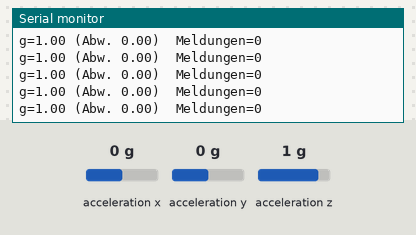
Simulated run of this sketch. Board: ESP32-C3. On the bench: the last lines printed to the serial monitor. Wiring (inferred from the names in the program): MPU-6050 motion sensor at I2C address 0x68. The inputs (shaded band) are chosen by the test bench; at power-on: acceleration x 0 g, acceleration y 0 g, acceleration z 1 g.

Above: at 2.3 s.
2.4 s: acceleration x set to -1.4 g
At 2.59 s:
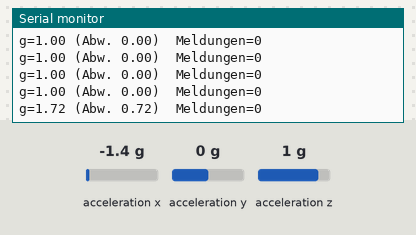
3.9 s: acceleration x set to -0.8 g
At 4.06 s:
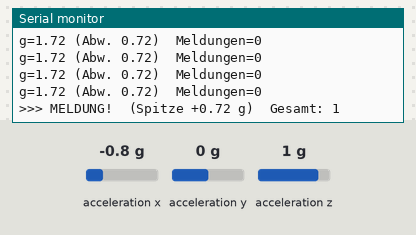
5.4 s: acceleration y set to -1.4 g
At 5.49 s:
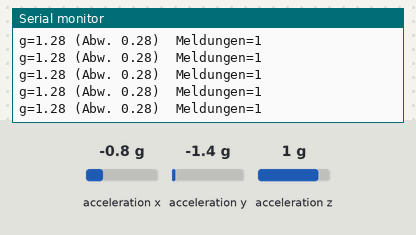
6.9 s: acceleration z set to -1.4 g
At 6.94 s:
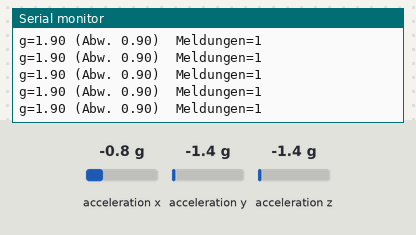
Timing chart, 0 to 9.4 s (numbered marks = the images above; inputs shaded):
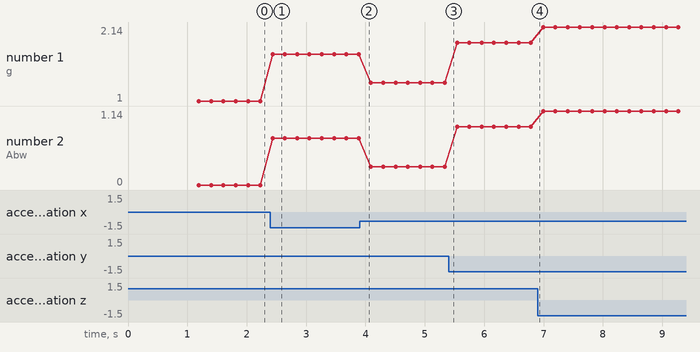

Measured:
- after the input at 2.4 s, the serial monitor: prints a new line at once (image 1)
- after the input at 3.9 s, the serial monitor: prints a new line at once (image 2)
- plotted number 1: 1 → 1.72 after the input at 2.4 s, 1.72 → 1.28 after the input at 3.9 s, 1.28 → 1.9 after the input at 5.4 s, 1.9 → 2.14 after the input at 6.9 s
- plotted number 2: 0 → 0.72 after the input at 2.4 s, 0.72 → 0.28 after the input at 3.9 s, 0.28 → 0.9 after the input at 5.4 s, 0.9 → 1.14 after the input at 6.9 s

The sketch:

HandhebeTest.ino
```cpp
/*
 * Handhebe-Erkennung mit Auto-Kalibrierung (ESP32-C3 + MPU6050)
 *
 * - Liest Chip-ID und Konfiguration aus
 * - Misst beim Start 1 Sekunde lang den Ruhewert (Baseline)
 * - Erkennt Handheben als deutliche Abweichung von der Baseline
 * - Sperrzeit verhindert Doppelzaehlung
 *
 * Pins: SDA = GPIO6, SCL = GPIO7, Adresse 0x68
 */

#include <Wire.h>
#include <math.h>

#define MPU_ADDR   0x68
#define SDA_PIN    6
#define SCL_PIN    7

// ---------- Einstellungen ----------
const float SCHWELLE_G      = 0.35;    // Abweichung ueber Baseline in g
const unsigned long MIN_IMPULS_MS = 80;      // Impuls muss min. so lang sein
const unsigned long SPERRE_MS      = 3000;   // Sperrzeit zwischen zwei Meldungen
// -----------------------------------

float baselineG = 1.0;
int meldungen = 0;
unsigned long letzteMeldung = 0;
bool impulsAktiv = false;
unsigned long impulsStart = 0;
float impulsMaxG = 0;

void leseBeschleunigung(int16_t &ax, int16_t &ay, int16_t &az) {
  Wire.beginTransmission(MPU_ADDR);
  Wire.write(0x3B);
  Wire.endTransmission(false);
  Wire.requestFrom((int)MPU_ADDR, 6);
  ax = (Wire.read() << 8) | Wire.read();
  ay = (Wire.read() << 8) | Wire.read();
  az = (Wire.read() << 8) | Wire.read();
}

byte liesRegister(byte reg) {
  Wire.beginTransmission(MPU_ADDR);
  Wire.write(reg);
  Wire.endTransmission(false);
  Wire.requestFrom((int)MPU_ADDR, 1);
  return Wire.read();
}

float magnitudeG(int16_t ax, int16_t ay, int16_t az) {
  return sqrt((float)ax * ax + (float)ay * ay + (float)az * az) / 16384.0;
}

void setup() {
  Serial.begin(115200);
  Wire.begin(SDA_PIN, SCL_PIN);

  // MPU6050 aufwecken
  Wire.beginTransmission(MPU_ADDR);
  Wire.write(0x6B);
  Wire.write(0x00);
  Wire.endTransmission();
  delay(100);

  Serial.println("=== Handhebe-Erkennung (Auto-Kalibrierung) ===");

  // Chip identifizieren
  byte who = liesRegister(0x75);
  byte accelCfg = liesRegister(0x1C);
  Serial.print("WHO_AM_I = 0x");
  Serial.println(who, HEX);
  Serial.print("ACCEL_CONFIG = 0x");
  Serial.println(accelCfg, HEX);

  // Baseline einmessen (1 Sekunde ruhig halten!)
  Serial.println("Kalibriere... Sensor 1 Sekunde RUHIG halten!");
  float sum = 0;
  int n = 100;
  for (int i = 0; i < n; i++) {
    int16_t ax, ay, az;
    leseBeschleunigung(ax, ay, az);
    sum += magnitudeG(ax, ay, az);
    delay(10);
  }
  baselineG = sum / n;
  Serial.print("Baseline = ");
  Serial.print(baselineG, 3);
  Serial.println(" g");
  Serial.println("Fertig! Jetzt Hand heben zum Testen.");
  Serial.println("------------------------");
}

void loop() {
  int16_t ax, ay, az;
  leseBeschleunigung(ax, ay, az);
  float g = magnitudeG(ax, ay, az);
  unsigned long jetzt = millis();

  bool ueberSchwelle = (g - baselineG) > SCHWELLE_G;

  if (ueberSchwelle && !impulsAktiv) {
    impulsAktiv = true;
    impulsStart = jetzt;
    impulsMaxG = g;
  } else if (ueberSchwelle && impulsAktiv) {
    if (g > impulsMaxG) impulsMaxG = g;
  } else if (!ueberSchwelle && impulsAktiv) {
    if (jetzt - impulsStart >= MIN_IMPULS_MS && jetzt - letzteMeldung > SPERRE_MS) {
      meldungen++;
      letzteMeldung = jetzt;
      Serial.print(">>> MELDUNG!  (Spitze +");
      Serial.print(impulsMaxG - baselineG, 2);
      Serial.print(" g)  Gesamt: ");
      Serial.println(meldungen);
    }
    impulsAktiv = false;
  }

  static unsigned long letzterPrint = 0;
  if (jetzt - letzterPrint > 200) {
    letzterPrint = jetzt;
    Serial.print("g=");
    Serial.print(g, 2);
    Serial.print(" (Abw. ");
    Serial.print(g - baselineG, 2);
    Serial.print(")  Meldungen=");
    Serial.println(meldungen);
  }

  delay(10);
}
```
